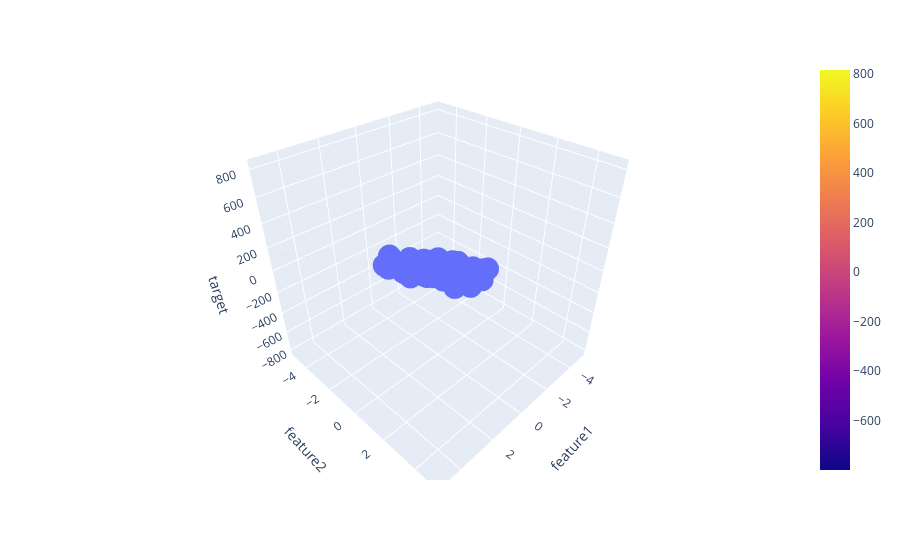

Notebook code cell kept with this figure:
### Code cell
import plotly.express as px
import plotly.graph_objects as go
fig = px.scatter_3d(df, 'feature1', 'feature2', 'target')
x = np.linspace(-5, 5, 10)
y = np.linspace(-5, 5, 10)
xg, yg = np.meshgrid(x, y)
final = np.vstack((xg.ravel(), yg.ravel())).T
Z = lr.predict(final).reshape(xg.shape)
fig.add_trace(go.Surface(x = x, y = y, z = Z))
fig.show()
